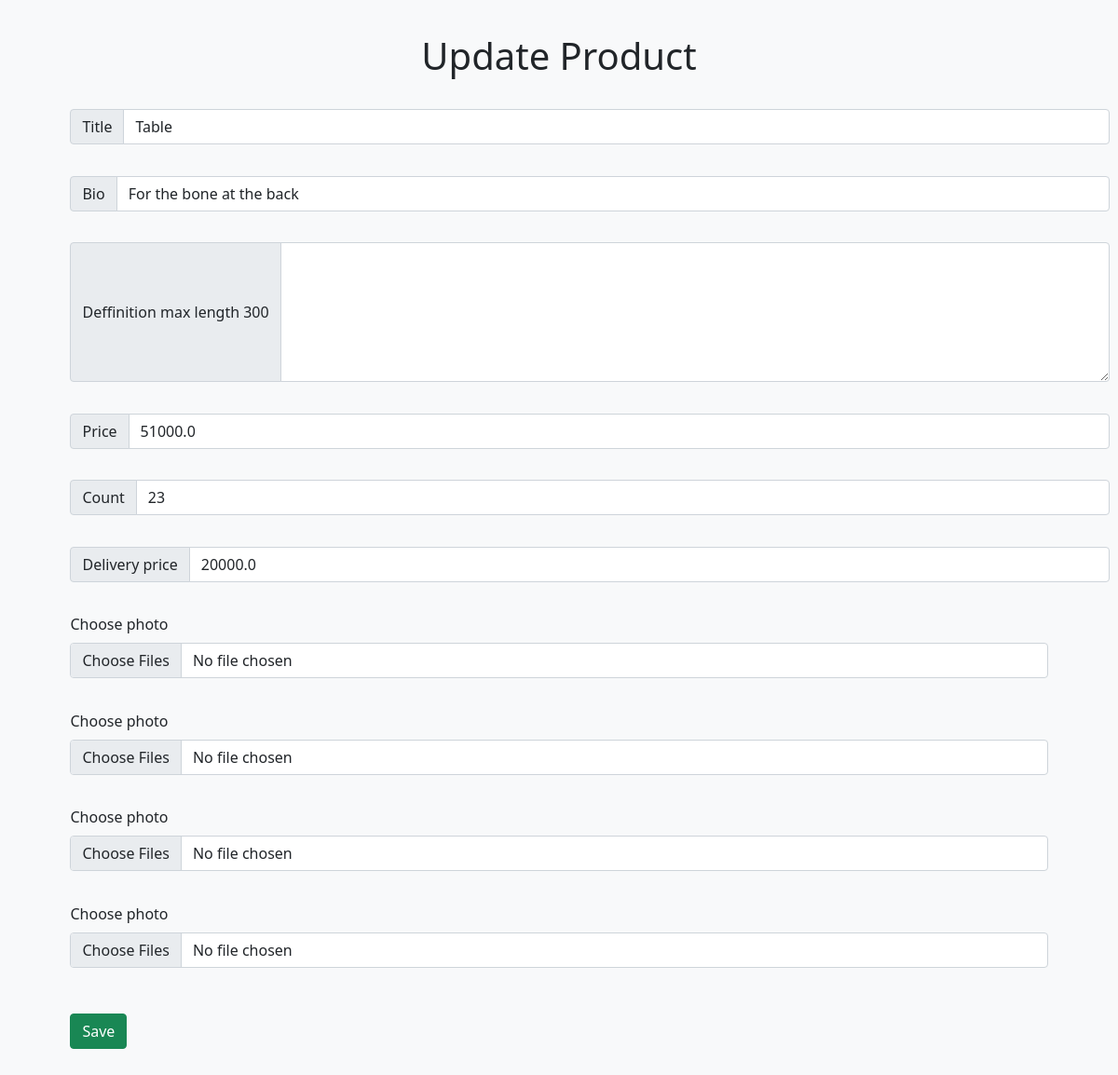
/products/update/5 (signed in), run on the app's committed database.
### products/models.py (models this page shows, shortened)
class Product (models.Model):
    title = models.CharField(max_length=30)
    bio = models.CharField(max_length=50)
    definition = models.TextField()
    photo1 = models.ImageField(upload_to = 'media/img/product-img/%Y/%m/%d')
    photo2 = models.ImageField(upload_to = 'media/img/product-img/%Y/%m/%d', null = True, blank = True)
    photo3 = models.ImageField(upload_to = 'media/img/product-img/%Y/%m/%d', null = True, blank = True)
    photo4 = models.ImageField(upload_to = 'media/img/product-img/%Y/%m/%d', null = True, blank = True)
    price = models.FloatField(default = 0.00)
    count = models.PositiveIntegerField(default = 1)
    delivery_price = models.FloatField(default = 0.00)
    users = models.ForeignKey(CustomUser, on_delete = models.CASCADE, null = True, blank = True)
    card = models.BooleanField(default = 0)
    buy =  models.BooleanField(default = 0)

### products/views.py (the view, shortened to what this page needs)
# urls.py: path('update/<int:pk>', update_product, name = 'update'),
def update_product(request, pk = None):
    if request.user.is_superuser:
        if request.method == "GET":
            product = Product.objects.get(pk = pk)
            return render(request, 'update_product.html', {"obj" : product})

### template/update_product.html (shortened to what this page needs)
<!DOCTYPE html>
<html lang="en">
<head>
    <link href="https://cdn.jsdelivr.net/npm/bootstrap@5.0.2/dist/css/bootstrap.min.css" rel="stylesheet">
</head>
<body class="bg-light">
    <div class ="container">
        <h1>Update Product</h1>
        <form method="post" enctype='multipart/form-data'> {% csrf_token%}
            <div class="input-group mb-3">
                <span class="input-group-text" id="inputGroup-sizing-default">Title</span>
                <input value="{{obj.title}}" name = "title" type="text" class="form-control" aria-label="Sizing example input" aria-describedby="inputGroup-sizing-default">
            </div>
            <div class="input-group mb-3">
                <span class="input-group-text" id="inputGroup-sizing-default">Bio</span>
                <input value="{{obj.bio}}" name = "bio" type="text" class="form-control" aria-label="Sizing example input" aria-describedby="inputGroup-sizing-default">
            </div>
            <div class="input-group">
                <span class="input-group-text">Deffinition max length 300</span>
                <textarea value="{{obj.definition}}" name = "deff" class="form-control" aria-label="With textarea"></textarea>
            </div>
            <div class="input-group mb-3">
                <span class="input-group-text" id="inputGroup-sizing-default">Price</span>
                <input value="{{obj.price}}" name = "price" type="number" class="form-control" aria-label="Sizing example input" aria-describedby="inputGroup-sizing-default">
            </div>
            <div class="input-group mb-3">
                <span class="input-group-text" id="inputGroup-sizing-default">Count</span>
                <input value="{{obj.count}}" name = "count" type="number" class="form-control" aria-label="Sizing example input" aria-describedby="inputGroup-sizing-default">
            </div>
            <div class="input-group mb-3">
                <span class="input-group-text" id="inputGroup-sizing-default">Delivery price</span>
                <input value="{{obj.delivery_price}}" name = "dprice" type="number" class="form-control" aria-label="Sizing example input" aria-describedby="inputGroup-sizing-default">
            </div>
            <div class="mb-3">
                <label for="formFileMultiple" class="form-label">Choose photo</label>
                <input value="{{obj.photo1}}" name = "photo1" class="form-control" type="file" id="formFileMultiple" multiple>
            </div>
            <div class="mb-3">
                <label for="formFileMultiple" class="form-label">Choose photo</label>
                <input value="{{obj.photo2}}" name = "photo2" class="form-control" type="file" id="formFileMultiple" multiple>
            </div>
            <div class="mb-3">
                <label for="formFileMultiple" class="form-label">Choose photo</label>
                <input value="{{obj.photo3}}" name = "photo3" class="form-control" type="file" id="formFileMultiple" multiple>
            </div>
            <div class="mb-3">
                <label for="formFileMultiple" class="form-label">Choose photo</label>
                <input value="{{obj.photo4}}" name = "photo4" class="form-control" type="file" id="formFileMultiple" multiple>
            </div>
            <button class="btn btn-success" type="submit">Save</button>
        </form>
    </div>
</body>
</html>

### template/update_product.html (style rules this page uses)
div, button { margin: 3%; }
textarea { height: 150px; }
h1 { text-align: center; }

### data on the page
Product: title "Table", bio "For the bone at the back", price "51000.0", count "23", dprice "20000.0"
